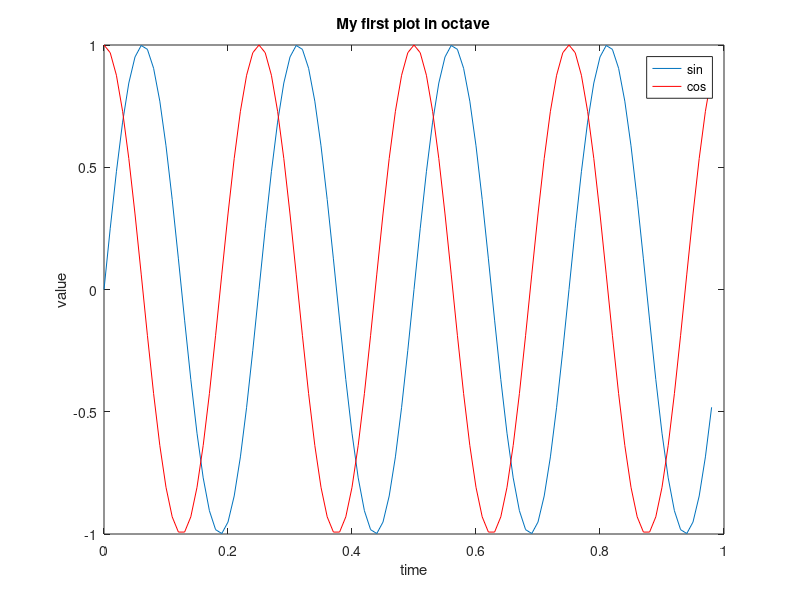
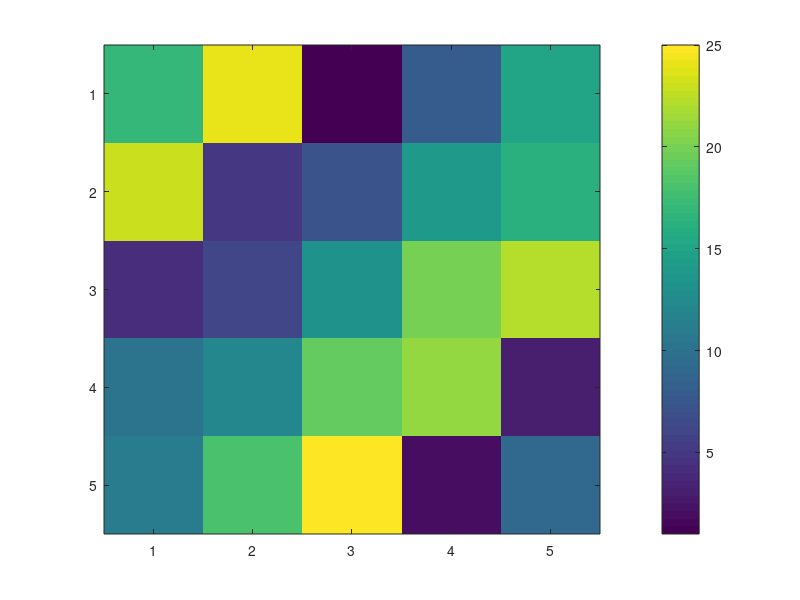

Source code (MATLAB) for these figures, in order:
t = [0:0.01:0.98];
y1 = sin(2*pi*4*t);
y2 = cos(2*pi*4*t);

figure;
plot(t,y1);
hold on;
plot(t,y2, 'r');    %Plotearlo en rojo
xlabel('time');
ylabel('value');
legend('sin','cos');
title('My first plot in octave');
print -dpng 'myPlot.png';               %Guardarlo en png

pause;
close;                                  %Cerrar todas las figuras

figure(1); plot(t,y1);
figure(2); plot(t,y2);

pause;
close;

subplot(1,2,1); %Divide plot a 1x2 grid, and acces the first element
plot(t,y1);
subplot(1,2,2);
plot(t,y2);

axis([0.5 1 -1 1])      %Setea el x entre 0.5 y 1 y el y en -1 y 1
pause;
clf;                %Borra la figura sin cerrarla

A = magic(5)

imagesc(A), colorbar;              %Ploteaa los valores en una matriz con colores
%Separarlo por comas las corre al mismo tiempo
pause;

